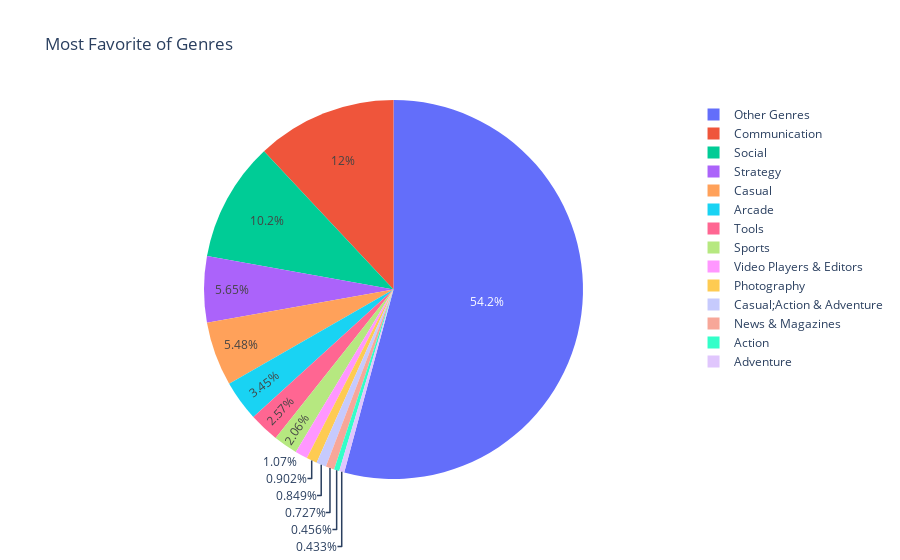

This figure's notebook cell:
### Code cell
import plotly.express as px
# google_playstore = px.data.gapminder().query("continent == 'Art & Design'")
google_playstore.loc[google_playstore['Reviews'] < 5000000, 'Genres'] = 'Other Genres'
fig = px.pie(google_playstore, values='Reviews', names='Genres', title='Most Favorite of Genres')
fig.show()

### Figure 1 — Plotly figure (JSON) as saved in the notebook; plotly's stock layout.template omitted (floating-point values rounded to 4 significant figures; data arrays with more than 128 entries replaced by an {"elided": "..."} marker saying what was removed)
{"data": [{"domain": {"x": [0, 1], "y": [0, 1]}, "hovertemplate": "Genres=%{label}<br>Reviews=%{value}<extra></extra>", "labels": {"elided": "10840 str values"}, "legendgroup": "", "name": "", "showlegend": true, "type": "pie", "values": {"elided": "10840 int values"}}], "layout": {"legend": {"tracegroupgap": 0}, "title": {"text": "Most Favorite of Genres"}}}
